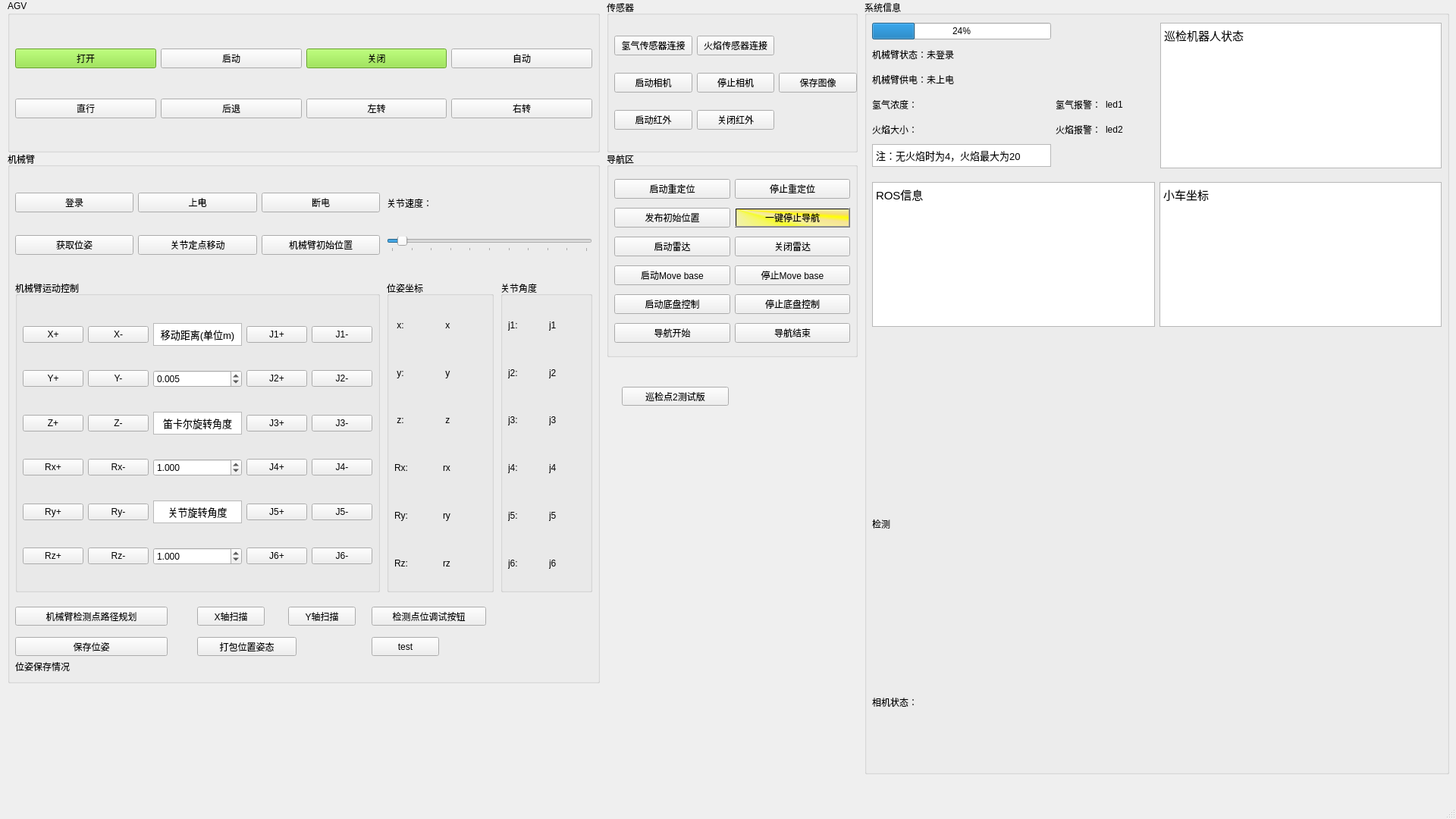
<?xml version="1.0" encoding="UTF-8"?>
<ui version="4.0">
 <class>MainWindow</class>
 <widget class="QMainWindow" name="MainWindow">
  <property name="geometry">
   <rect>
    <x>0</x>
    <y>0</y>
    <width>1920</width>
    <height>1080</height>
   </rect>
  </property>
  <property name="windowTitle">
   <string>MainWindow</string>
  </property>
  <widget class="QWidget" name="centralwidget">
   <widget class="QGroupBox" name="AGV">
    <property name="geometry">
     <rect>
      <x>10</x>
      <y>0</y>
      <width>781</width>
      <height>201</height>
     </rect>
    </property>
    <property name="title">
     <string>AGV</string>
    </property>
    <widget class="QWidget" name="gridLayoutWidget_3">
     <property name="geometry">
      <rect>
       <x>10</x>
       <y>30</y>
       <width>761</width>
       <height>161</height>
      </rect>
     </property>
     <layout class="QGridLayout" name="gridLayout_3">
      <item row="0" column="2">
       <widget class="QPushButton" name="closeButton">
        <property name="styleSheet">
         <string notr="true">background-color: rgb(138, 226, 52);</string>
        </property>
        <property name="text">
         <string>关闭</string>
        </property>
       </widget>
      </item>
      <item row="0" column="1">
       <widget class="QPushButton" name="initializeButton">
        <property name="text">
         <string>启动</string>
        </property>
       </widget>
      </item>
      <item row="1" column="0">
       <widget class="QPushButton" name="forwardButton">
        <property name="text">
         <string>直行</string>
        </property>
       </widget>
      </item>
      <item row="1" column="1">
       <widget class="QPushButton" name="backButton">
        <property name="text">
         <string>后退</string>
        </property>
       </widget>
      </item>
      <item row="0" column="0">
       <widget class="QPushButton" name="connectButton">
        <property name="styleSheet">
         <string notr="true">background-color: rgb(138, 226, 52);</string>
        </property>
        <property name="text">
         <string>打开</string>
        </property>
       </widget>
      </item>
      <item row="1" column="2">
       <widget class="QPushButton" name="leftButton">
        <property name="text">
         <string>左转</string>
        </property>
       </widget>
      </item>
      <item row="1" column="3">
       <widget class="QPushButton" name="rightButton">
        <property name="text">
         <string>右转</string>
        </property>
       </widget>
      </item>
      <item row="0" column="3">
       <widget class="QPushButton" name="auto_move">
        <property name="text">
         <string>自动</string>
        </property>
       </widget>
      </item>
     </layout>
    </widget>
   </widget>
   <widget class="QGroupBox" name="aubo_robot">
    <property name="geometry">
     <rect>
      <x>10</x>
      <y>200</y>
      <width>781</width>
      <height>701</height>
     </rect>
    </property>
    <property name="title">
     <string>机械臂</string>
    </property>
    <widget class="QGroupBox" name="joint">
     <property name="geometry">
      <rect>
       <x>650</x>
       <y>170</y>
       <width>121</width>
       <height>411</height>
      </rect>
     </property>
     <property name="title">
      <string>关节角度</string>
     </property>
     <widget class="QWidget" name="gridLayoutWidget_9">
      <property name="geometry">
       <rect>
        <x>10</x>
        <y>30</y>
        <width>101</width>
        <height>371</height>
       </rect>
      </property>
      <layout class="QGridLayout" name="gridLayout_9">
       <item row="1" column="1">
        <widget class="QLabel" name="j2">
         <property name="text">
          <string>j2</string>
         </property>
        </widget>
       </item>
       <item row="0" column="1">
        <widget class="QLabel" name="j1">
         <property name="text">
          <string>j1</string>
         </property>
        </widget>
       </item>
       <item row="5" column="1">
        <widget class="QLabel" name="j5">
         <property name="text">
          <string>j5</string>
         </property>
        </widget>
       </item>
       <item row="3" column="1">
        <widget class="QLabel" name="j4">
         <property name="text">
          <string>j4</string>
         </property>
        </widget>
       </item>
       <item row="1" column="0">
        <widget class="QLabel" name="j2_2">
         <property name="text">
          <string>j2:</string>
         </property>
        </widget>
       </item>
       <item row="2" column="1">
        <widget class="QLabel" name="j3">
         <property name="text">
          <string>j3</string>
         </property>
        </widget>
       </item>
       <item row="2" column="0">
        <widget class="QLabel" name="j3_2">
         <property name="text">
          <string>j3:</string>
         </property>
        </widget>
       </item>
       <item row="3" column="0">
        <widget class="QLabel" name="j4_2">
         <property name="text">
          <string>j4:</string>
         </property>
        </widget>
       </item>
       <item row="5" column="0">
        <widget class="QLabel" name="j5_2">
         <property name="text">
          <string>j5:</string>
         </property>
        </widget>
       </item>
       <item row="0" column="0">
        <widget class="QLabel" name="j1_2">
         <property name="text">
          <string>j1:</string>
         </property>
        </widget>
       </item>
       <item row="6" column="0">
        <widget class="QLabel" name="j6_2">
         <property name="text">
          <string>j6:</string>
         </property>
        </widget>
       </item>
       <item row="6" column="1">
        <widget class="QLabel" name="j6">
         <property name="text">
          <string>j6</string>
         </property>
        </widget>
       </item>
      </layout>
     </widget>
    </widget>
    <widget class="QGroupBox" name="groupBox">
     <property name="geometry">
      <rect>
       <x>10</x>
       <y>170</y>
       <width>481</width>
       <height>411</height>
      </rect>
     </property>
     <property name="title">
      <string>机械臂运动控制</string>
     </property>
     <widget class="QWidget" name="gridLayoutWidget_8">
      <property name="geometry">
       <rect>
        <x>10</x>
        <y>30</y>
        <width>461</width>
        <height>371</height>
       </rect>
      </property>
      <layout class="QGridLayout" name="gridLayout_8">
       <item row="1" column="4">
        <widget class="QPushButton" name="J2_2">
         <property name="text">
          <string>J2-</string>
         </property>
        </widget>
       </item>
       <item row="2" column="1">
        <widget class="QPushButton" name="Zminus">
         <property name="text">
          <string>Z-</string>
         </property>
        </widget>
       </item>
       <item row="0" column="3">
        <widget class="QPushButton" name="J1">
         <property name="text">
          <string>J1+</string>
         </property>
        </widget>
       </item>
       <item row="0" column="2">
        <widget class="QTextBrowser" name="textBrowser">
         <property name="maximumSize">
          <size>
           <width>16777215</width>
           <height>30</height>
          </size>
         </property>
         <property name="html">
          <string>&lt;!DOCTYPE HTML PUBLIC &quot;-//W3C//DTD HTML 4.0//EN&quot; &quot;http://www.w3.org/TR/REC-html40/strict.dtd&quot;&gt;
&lt;html&gt;&lt;head&gt;&lt;meta name=&quot;qrichtext&quot; content=&quot;1&quot; /&gt;&lt;style type=&quot;text/css&quot;&gt;
p, li { white-space: pre-wrap; }
&lt;/style&gt;&lt;/head&gt;&lt;body style=&quot; font-family:'Ubuntu'; font-size:11pt; font-weight:400; font-style:normal;&quot;&gt;
&lt;p align=&quot;center&quot; style=&quot; margin-top:0px; margin-bottom:0px; margin-left:0px; margin-right:0px; -qt-block-indent:0; text-indent:0px;&quot;&gt;&lt;span style=&quot; font-size:10pt;&quot;&gt;移动距离(单位m)&lt;/span&gt;&lt;/p&gt;&lt;/body&gt;&lt;/html&gt;</string>
         </property>
        </widget>
       </item>
       <item row="5" column="0">
        <widget class="QPushButton" name="Rzplus">
         <property name="text">
          <string>Rz+</string>
         </property>
        </widget>
       </item>
       <item row="5" column="1">
        <widget class="QPushButton" name="Rzminus">
         <property name="text">
          <string>Rz-</string>
         </property>
        </widget>
       </item>
       <item row="2" column="0">
        <widget class="QPushButton" name="Zplus">
         <property name="text">
          <string>Z+</string>
         </property>
        </widget>
       </item>
       <item row="2" column="2">
        <widget class="QTextBrowser" name="textBrowser_2">
         <property name="maximumSize">
          <size>
           <width>200000</width>
           <height>30</height>
          </size>
         </property>
         <property name="html">
          <string>&lt;!DOCTYPE HTML PUBLIC &quot;-//W3C//DTD HTML 4.0//EN&quot; &quot;http://www.w3.org/TR/REC-html40/strict.dtd&quot;&gt;
&lt;html&gt;&lt;head&gt;&lt;meta name=&quot;qrichtext&quot; content=&quot;1&quot; /&gt;&lt;style type=&quot;text/css&quot;&gt;
p, li { white-space: pre-wrap; }
&lt;/style&gt;&lt;/head&gt;&lt;body style=&quot; font-family:'Ubuntu'; font-size:11pt; font-weight:400; font-style:normal;&quot;&gt;
&lt;p align=&quot;center&quot; style=&quot; margin-top:0px; margin-bottom:0px; margin-left:0px; margin-right:0px; -qt-block-indent:0; text-indent:0px;&quot;&gt;&lt;span style=&quot; font-size:10pt;&quot;&gt;笛卡尔旋转角度&lt;/span&gt;&lt;/p&gt;&lt;/body&gt;&lt;/html&gt;</string>
         </property>
        </widget>
       </item>
       <item row="2" column="4">
        <widget class="QPushButton" name="J3_2">
         <property name="text">
          <string>J3-</string>
         </property>
        </widget>
       </item>
       <item row="4" column="1">
        <widget class="QPushButton" name="Ryminus">
         <property name="text">
          <string>Ry-</string>
         </property>
        </widget>
       </item>
       <item row="3" column="4">
        <widget class="QPushButton" name="J4_2">
         <property name="text">
          <string>J4-</string>
         </property>
        </widget>
       </item>
       <item row="4" column="4">
        <widget class="QPushButton" name="J5_2">
         <property name="text">
          <string>J5-</string>
         </property>
        </widget>
       </item>
       <item row="2" column="3">
        <widget class="QPushButton" name="J3">
         <property name="text">
          <string>J3+</string>
         </property>
        </widget>
       </item>
       <item row="3" column="3">
        <widget class="QPushButton" name="J4">
         <property name="text">
          <string>J4+</string>
         </property>
        </widget>
       </item>
       <item row="0" column="0">
        <widget class="QPushButton" name="Xplus">
         <property name="text">
          <string>X+</string>
         </property>
        </widget>
       </item>
       <item row="4" column="3">
        <widget class="QPushButton" name="J5">
         <property name="text">
          <string>J5+</string>
         </property>
        </widget>
       </item>
       <item row="5" column="4">
        <widget class="QPushButton" name="J6_2">
         <property name="text">
          <string>J6-</string>
         </property>
        </widget>
       </item>
       <item row="4" column="2">
        <widget class="QTextBrowser" name="textBrowser_3">
         <property name="maximumSize">
          <size>
           <width>16777215</width>
           <height>30</height>
          </size>
         </property>
         <property name="html">
          <string>&lt;!DOCTYPE HTML PUBLIC &quot;-//W3C//DTD HTML 4.0//EN&quot; &quot;http://www.w3.org/TR/REC-html40/strict.dtd&quot;&gt;
&lt;html&gt;&lt;head&gt;&lt;meta name=&quot;qrichtext&quot; content=&quot;1&quot; /&gt;&lt;style type=&quot;text/css&quot;&gt;
p, li { white-space: pre-wrap; }
&lt;/style&gt;&lt;/head&gt;&lt;body style=&quot; font-family:'Ubuntu'; font-size:11pt; font-weight:400; font-style:normal;&quot;&gt;
&lt;p align=&quot;center&quot; style=&quot; margin-top:0px; margin-bottom:0px; margin-left:0px; margin-right:0px; -qt-block-indent:0; text-indent:0px;&quot;&gt;&lt;span style=&quot; font-size:10pt;&quot;&gt;关节旋转角度&lt;/span&gt;&lt;/p&gt;&lt;/body&gt;&lt;/html&gt;</string>
         </property>
        </widget>
       </item>
       <item row="3" column="0">
        <widget class="QPushButton" name="Rxplus">
         <property name="text">
          <string>Rx+</string>
         </property>
        </widget>
       </item>
       <item row="3" column="2">
        <widget class="QDoubleSpinBox" name="offset1">
         <property name="decimals">
          <number>3</number>
         </property>
         <property name="minimum">
          <double>-90.000000000000000</double>
         </property>
         <property name="maximum">
          <double>90.000000000000000</double>
         </property>
         <property name="value">
          <double>1.000000000000000</double>
         </property>
        </widget>
       </item>
       <item row="5" column="2">
        <widget class="QDoubleSpinBox" name="offset_joint">
         <property name="decimals">
          <number>3</number>
         </property>
         <property name="minimum">
          <double>-90.000000000000000</double>
         </property>
         <property name="maximum">
          <double>90.000000000000000</double>
         </property>
         <property name="value">
          <double>1.000000000000000</double>
         </property>
        </widget>
       </item>
       <item row="4" column="0">
        <widget class="QPushButton" name="Ryplus">
         <property name="text">
          <string>Ry+</string>
         </property>
        </widget>
       </item>
       <item row="0" column="1">
        <widget class="QPushButton" name="Xminus">
         <property name="text">
          <string>X-</string>
         </property>
        </widget>
       </item>
       <item row="1" column="1">
        <widget class="QPushButton" name="Yminus">
         <property name="text">
          <string>Y-</string>
         </property>
        </widget>
       </item>
       <item row="0" column="4">
        <widget class="QPushButton" name="J1_2">
         <property name="text">
          <string>J1-</string>
         </property>
        </widget>
       </item>
       <item row="1" column="3">
        <widget class="QPushButton" name="J2">
         <property name="text">
          <string>J2+</string>
         </property>
        </widget>
       </item>
       <item row="3" column="1">
        <widget class="QPushButton" name="Rxminus">
         <property name="text">
          <string>Rx-</string>
         </property>
        </widget>
       </item>
       <item row="5" column="3">
        <widget class="QPushButton" name="J6">
         <property name="text">
          <string>J6+</string>
         </property>
        </widget>
       </item>
       <item row="1" column="0">
        <widget class="QPushButton" name="Yplus">
         <property name="text">
          <string>Y+</string>
         </property>
        </widget>
       </item>
       <item row="1" column="2">
        <widget class="QDoubleSpinBox" name="offset">
         <property name="minimumSize">
          <size>
           <width>0</width>
           <height>0</height>
          </size>
         </property>
         <property name="decimals">
          <number>3</number>
         </property>
         <property name="minimum">
          <double>-0.500000000000000</double>
         </property>
         <property name="maximum">
          <double>0.500000000000000</double>
         </property>
         <property name="singleStep">
          <double>0.010000000000000</double>
         </property>
         <property name="value">
          <double>0.005000000000000</double>
         </property>
        </widget>
       </item>
      </layout>
     </widget>
    </widget>
    <widget class="QWidget" name="gridLayoutWidget_4">
     <property name="geometry">
      <rect>
       <x>10</x>
       <y>30</y>
       <width>481</width>
       <height>131</height>
      </rect>
     </property>
     <layout class="QGridLayout" name="gridLayout_4">
      <item row="0" column="2">
       <widget class="QPushButton" name="powerout">
        <property name="text">
         <string>断电</string>
        </property>
       </widget>
      </item>
      <item row="1" column="1">
       <widget class="QPushButton" name="jointmove">
        <property name="text">
         <string>关节定点移动</string>
        </property>
       </widget>
      </item>
      <item row="1" column="0">
       <widget class="QPushButton" name="getpos">
        <property name="text">
         <string>获取位姿</string>
        </property>
       </widget>
      </item>
      <item row="1" column="2">
       <widget class="QPushButton" name="Initial_pos">
        <property name="text">
         <string>机械臂初始位置</string>
        </property>
       </widget>
      </item>
      <item row="0" column="0">
       <widget class="QPushButton" name="login">
        <property name="text">
         <string>登录</string>
        </property>
       </widget>
      </item>
      <item row="0" column="1">
       <widget class="QPushButton" name="poweron">
        <property name="text">
         <string>上电</string>
        </property>
       </widget>
      </item>
     </layout>
    </widget>
    <widget class="QGroupBox" name="groupBox_4">
     <property name="geometry">
      <rect>
       <x>500</x>
       <y>170</y>
       <width>141</width>
       <height>411</height>
      </rect>
     </property>
     <property name="title">
      <string>位姿坐标</string>
     </property>
     <widget class="QWidget" name="gridLayoutWidget">
      <property name="geometry">
       <rect>
        <x>10</x>
        <y>30</y>
        <width>121</width>
        <height>371</height>
       </rect>
      </property>
      <layout class="QGridLayout" name="gridLayout">
       <item row="4" column="0">
        <widget class="QLabel" name="posrx_2">
         <property name="text">
          <string>Rx:</string>
         </property>
        </widget>
       </item>
       <item row="2" column="1">
        <widget class="QLabel" name="posy">
         <property name="text">
          <string> y</string>
         </property>
        </widget>
       </item>
       <item row="6" column="0">
        <widget class="QLabel" name="posrz_2">
         <property name="text">
          <string>Rz:</string>
         </property>
        </widget>
       </item>
       <item row="1" column="1">
        <widget class="QLabel" name="posx">
         <property name="text">
          <string> x</string>
         </property>
        </widget>
       </item>
       <item row="3" column="1">
        <widget class="QLabel" name="posz">
         <property name="text">
          <string> z</string>
         </property>
        </widget>
       </item>
       <item row="3" column="0">
        <widget class="QLabel" name="posz_2">
         <property name="text">
          <string> z:</string>
         </property>
        </widget>
       </item>
       <item row="6" column="1">
        <widget class="QLabel" name="posrz">
         <property name="text">
          <string>rz</string>
         </property>
        </widget>
       </item>
       <item row="2" column="0">
        <widget class="QLabel" name="posy_2">
         <property name="text">
          <string> y:</string>
         </property>
        </widget>
       </item>
       <item row="5" column="0">
        <widget class="QLabel" name="posry_2">
         <property name="text">
          <string>Ry:</string>
         </property>
        </widget>
       </item>
       <item row="1" column="0">
        <widget class="QLabel" name="posx_2">
         <property name="text">
          <string> x:</string>
         </property>
        </widget>
       </item>
       <item row="5" column="1">
        <widget class="QLabel" name="posry">
         <property name="text">
          <string>ry</string>
         </property>
        </widget>
       </item>
       <item row="4" column="1">
        <widget class="QLabel" name="posrx">
         <property name="text">
          <string>rx</string>
         </property>
        </widget>
       </item>
      </layout>
     </widget>
    </widget>
    <widget class="QWidget" name="gridLayoutWidget_5">
     <property name="geometry">
      <rect>
       <x>500</x>
       <y>30</y>
       <width>271</width>
       <height>131</height>
      </rect>
     </property>
     <layout class="QGridLayout" name="gridLayout_5">
      <item row="0" column="0">
       <widget class="QLabel" name="jointSpeedLabel">
        <property name="maximumSize">
         <size>
          <width>16777215</width>
          <height>20</height>
         </size>
        </property>
        <property name="text">
         <string>关节速度：</string>
        </property>
       </widget>
      </item>
      <item row="1" column="0">
       <widget class="QSlider" name="aubo_speed_joint">
        <property name="maximum">
         <number>100</number>
        </property>
        <property name="value">
         <number>5</number>
        </property>
        <property name="orientation">
         <enum>Qt::Horizontal</enum>
        </property>
        <property name="tickPosition">
         <enum>QSlider::TicksBelow</enum>
        </property>
        <property name="tickInterval">
         <number>10</number>
        </property>
       </widget>
      </item>
     </layout>
    </widget>
    <widget class="QPushButton" name="pathplan">
     <property name="geometry">
      <rect>
       <x>10</x>
       <y>600</y>
       <width>201</width>
       <height>25</height>
      </rect>
     </property>
     <property name="text">
      <string>机械臂检测点路径规划</string>
     </property>
    </widget>
    <widget class="QPushButton" name="X_scan_btn">
     <property name="geometry">
      <rect>
       <x>250</x>
       <y>600</y>
       <width>89</width>
       <height>25</height>
      </rect>
     </property>
     <property name="text">
      <string>X轴扫描</string>
     </property>
    </widget>
    <widget class="QPushButton" name="Y_scan_btn">
     <property name="geometry">
      <rect>
       <x>370</x>
       <y>600</y>
       <width>89</width>
       <height>25</height>
      </rect>
     </property>
     <property name="text">
      <string>Y轴扫描</string>
     </property>
    </widget>
    <widget class="QPushButton" name="point1">
     <property name="geometry">
      <rect>
       <x>480</x>
       <y>600</y>
       <width>151</width>
       <height>25</height>
      </rect>
     </property>
     <property name="text">
      <string>检测点位调试按钮</string>
     </property>
    </widget>
    <widget class="QPushButton" name="savepos">
     <property name="geometry">
      <rect>
       <x>10</x>
       <y>640</y>
       <width>201</width>
       <height>25</height>
      </rect>
     </property>
     <property name="text">
      <string>保存位姿</string>
     </property>
    </widget>
    <widget class="QLabel" name="saveposstatus">
     <property name="geometry">
      <rect>
       <x>10</x>
       <y>670</y>
       <width>741</width>
       <height>17</height>
      </rect>
     </property>
     <property name="text">
      <string>位姿保存情况</string>
     </property>
     <property name="alignment">
      <set>Qt::AlignLeading|Qt::AlignLeft|Qt::AlignVCenter</set>
     </property>
    </widget>
    <widget class="QPushButton" name="pushButton">
     <property name="geometry">
      <rect>
       <x>480</x>
       <y>640</y>
       <width>89</width>
       <height>25</height>
      </rect>
     </property>
     <property name="text">
      <string>test</string>
     </property>
    </widget>
    <widget class="QPushButton" name="pos_test">
     <property name="geometry">
      <rect>
       <x>250</x>
       <y>640</y>
       <width>131</width>
       <height>25</height>
      </rect>
     </property>
     <property name="text">
      <string>打包位置姿态</string>
     </property>
    </widget>
    <zorder>groupBox</zorder>
    <zorder>joint</zorder>
    <zorder>gridLayoutWidget_4</zorder>
    <zorder>groupBox_4</zorder>
    <zorder>gridLayoutWidget_5</zorder>
    <zorder>pathplan</zorder>
    <zorder>X_scan_btn</zorder>
    <zorder>Y_scan_btn</zorder>
    <zorder>savepos</zorder>
    <zorder>saveposstatus</zorder>
    <zorder>pushButton</zorder>
    <zorder>pos_test</zorder>
    <zorder>point1</zorder>
   </widget>
   <widget class="QGroupBox" name="groupBox_3">
    <property name="geometry">
     <rect>
      <x>1140</x>
      <y>0</y>
      <width>771</width>
      <height>1021</height>
     </rect>
    </property>
    <property name="title">
     <string>系统信息</string>
    </property>
    <widget class="QWidget" name="gridLayoutWidget_10">
     <property name="geometry">
      <rect>
       <x>10</x>
       <y>30</y>
       <width>331</width>
       <height>190</height>
      </rect>
     </property>
     <layout class="QGridLayout" name="gridLayout_10">
      <item row="2" column="0">
       <widget class="QLabel" name="armstatus">
        <property name="text">
         <string>机械臂状态：未登录</string>
        </property>
       </widget>
      </item>
      <item row="0" column="0">
       <widget class="QProgressBar" name="agv_battery">
        <property name="value">
         <number>24</number>
        </property>
       </widget>
      </item>
      <item row="4" column="1">
       <widget class="QLabel" name="label_H2">
        <property name="styleSheet">
         <string notr="true"/>
        </property>
        <property name="text">
         <string>氢气报警：</string>
        </property>
       </widget>
      </item>
      <item row="5" column="0">
       <widget class="QLabel" name="Flame">
        <property name="text">
         <string>火焰大小：</string>
        </property>
       </widget>
      </item>
      <item row="5" column="1">
       <widget class="QLabel" name="label_flame">
        <property name="styleSheet">
         <string notr="true"/>
        </property>
        <property name="text">
         <string>火焰报警：</string>
        </property>
       </widget>
      </item>
      <item row="4" column="0">
       <widget class="QLabel" name="H2">
        <property name="text">
         <string>氢气浓度：</string>
        </property>
       </widget>
      </item>
      <item row="3" column="0">
       <widget class="QLabel" name="powerstatus">
        <property name="text">
         <string>机械臂供电：未上电</string>
        </property>
       </widget>
      </item>
      <item row="6" column="0">
       <widget class="QTextBrowser" name="textbrowser">
        <property name="maximumSize">
         <size>
          <width>16777215</width>
          <height>30</height>
         </size>
        </property>
        <property name="html">
         <string>&lt;!DOCTYPE HTML PUBLIC &quot;-//W3C//DTD HTML 4.0//EN&quot; &quot;http://www.w3.org/TR/REC-html40/strict.dtd&quot;&gt;
&lt;html&gt;&lt;head&gt;&lt;meta name=&quot;qrichtext&quot; content=&quot;1&quot; /&gt;&lt;style type=&quot;text/css&quot;&gt;
p, li { white-space: pre-wrap; }
&lt;/style&gt;&lt;/head&gt;&lt;body style=&quot; font-family:'Ubuntu'; font-size:11pt; font-weight:400; font-style:normal;&quot;&gt;
&lt;p style=&quot; margin-top:0px; margin-bottom:0px; margin-left:0px; margin-right:0px; -qt-block-indent:0; text-indent:0px;&quot;&gt;&lt;span style=&quot; font-size:10pt;&quot;&gt;注：无火焰时为4，火焰最大为20&lt;/span&gt;&lt;/p&gt;&lt;/body&gt;&lt;/html&gt;</string>
        </property>
       </widget>
      </item>
      <item row="4" column="2">
       <widget class="QLabel" name="led1">
        <property name="text">
         <string>led1</string>
        </property>
       </widget>
      </item>
      <item row="5" column="2">
       <widget class="QLabel" name="led2">
        <property name="text">
         <string>led2</string>
        </property>
       </widget>
      </item>
     </layout>
    </widget>
    <widget class="QWidget" name="gridLayoutWidget_7">
     <property name="geometry">
      <rect>
       <x>10</x>
       <y>240</y>
       <width>751</width>
       <height>191</height>
      </rect>
     </property>
     <layout class="QGridLayout" name="gridLayout_7">
      <item row="1" column="0">
       <widget class="QTextBrowser" name="rosmessage">
        <property name="html">
         <string>&lt;!DOCTYPE HTML PUBLIC &quot;-//W3C//DTD HTML 4.0//EN&quot; &quot;http://www.w3.org/TR/REC-html40/strict.dtd&quot;&gt;
&lt;html&gt;&lt;head&gt;&lt;meta name=&quot;qrichtext&quot; content=&quot;1&quot; /&gt;&lt;style type=&quot;text/css&quot;&gt;
p, li { white-space: pre-wrap; }
&lt;/style&gt;&lt;/head&gt;&lt;body style=&quot; font-family:'Ubuntu'; font-size:11pt; font-weight:400; font-style:normal;&quot;&gt;
&lt;p style=&quot; margin-top:0px; margin-bottom:0px; margin-left:0px; margin-right:0px; -qt-block-indent:0; text-indent:0px;&quot;&gt;ROS信息&lt;/p&gt;
&lt;p style=&quot;-qt-paragraph-type:empty; margin-top:0px; margin-bottom:0px; margin-left:0px; margin-right:0px; -qt-block-indent:0; text-indent:0px;&quot;&gt;&lt;br /&gt;&lt;/p&gt;&lt;/body&gt;&lt;/html&gt;</string>
        </property>
       </widget>
      </item>
      <item row="1" column="1">
       <widget class="QTextBrowser" name="agv_pos">
        <property name="html">
         <string>&lt;!DOCTYPE HTML PUBLIC &quot;-//W3C//DTD HTML 4.0//EN&quot; &quot;http://www.w3.org/TR/REC-html40/strict.dtd&quot;&gt;
&lt;html&gt;&lt;head&gt;&lt;meta name=&quot;qrichtext&quot; content=&quot;1&quot; /&gt;&lt;style type=&quot;text/css&quot;&gt;
p, li { white-space: pre-wrap; }
&lt;/style&gt;&lt;/head&gt;&lt;body style=&quot; font-family:'Ubuntu'; font-size:11pt; font-weight:400; font-style:normal;&quot;&gt;
&lt;p style=&quot; margin-top:0px; margin-bottom:0px; margin-left:0px; margin-right:0px; -qt-block-indent:0; text-indent:0px;&quot;&gt;小车坐标&lt;/p&gt;
&lt;p style=&quot;-qt-paragraph-type:empty; margin-top:0px; margin-bottom:0px; margin-left:0px; margin-right:0px; -qt-block-indent:0; text-indent:0px;&quot;&gt;&lt;br /&gt;&lt;/p&gt;&lt;/body&gt;&lt;/html&gt;</string>
        </property>
       </widget>
      </item>
     </layout>
    </widget>
    <widget class="QLabel" name="detectionLabel">
     <property name="geometry">
      <rect>
       <x>10</x>
       <y>590</y>
       <width>491</width>
       <height>201</height>
      </rect>
     </property>
     <property name="text">
      <string>检测</string>
     </property>
    </widget>
    <widget class="QLabel" name="statusLabel">
     <property name="geometry">
      <rect>
       <x>10</x>
       <y>840</y>
       <width>401</width>
       <height>171</height>
      </rect>
     </property>
     <property name="text">
      <string>相机状态：</string>
     </property>
    </widget>
    <widget class="QTextBrowser" name="robotstatus">
     <property name="geometry">
      <rect>
       <x>390</x>
       <y>30</y>
       <width>371</width>
       <height>192</height>
      </rect>
     </property>
     <property name="html">
      <string>&lt;!DOCTYPE HTML PUBLIC &quot;-//W3C//DTD HTML 4.0//EN&quot; &quot;http://www.w3.org/TR/REC-html40/strict.dtd&quot;&gt;
&lt;html&gt;&lt;head&gt;&lt;meta name=&quot;qrichtext&quot; content=&quot;1&quot; /&gt;&lt;style type=&quot;text/css&quot;&gt;
p, li { white-space: pre-wrap; }
&lt;/style&gt;&lt;/head&gt;&lt;body style=&quot; font-family:'Ubuntu'; font-size:11pt; font-weight:400; font-style:normal;&quot;&gt;
&lt;p style=&quot; margin-top:0px; margin-bottom:0px; margin-left:0px; margin-right:0px; -qt-block-indent:0; text-indent:0px;&quot;&gt;巡检机器人状态&lt;/p&gt;&lt;/body&gt;&lt;/html&gt;</string>
     </property>
    </widget>
   </widget>
   <widget class="QGroupBox" name="groupBox_2">
    <property name="geometry">
     <rect>
      <x>800</x>
      <y>0</y>
      <width>331</width>
      <height>201</height>
     </rect>
    </property>
    <property name="title">
     <string>传感器</string>
    </property>
    <widget class="QWidget" name="gridLayoutWidget_2">
     <property name="geometry">
      <rect>
       <x>10</x>
       <y>30</y>
       <width>320</width>
       <height>161</height>
      </rect>
     </property>
     <layout class="QGridLayout" name="gridLayout_2">
      <item row="0" column="0">
       <widget class="QPushButton" name="H2display">
        <property name="text">
         <string>氢气传感器连接</string>
        </property>
       </widget>
      </item>
      <item row="1" column="0">
       <widget class="QPushButton" name="start_camera_btn">
        <property name="text">
         <string>启动相机</string>
        </property>
       </widget>
      </item>
      <item row="2" column="0">
       <widget class="QPushButton" name="pushButton_3">
        <property name="text">
         <string>启动红外</string>
        </property>
       </widget>
      </item>
      <item row="1" column="1">
       <widget class="QPushButton" name="stop_camera_btn">
        <property name="text">
         <string>停止相机</string>
        </property>
       </widget>
      </item>
      <item row="2" column="1">
       <widget class="QPushButton" name="pushButton_4">
        <property name="text">
         <string>关闭红外</string>
        </property>
       </widget>
      </item>
      <item row="0" column="1">
       <widget class="QPushButton" name="Flamedisplay">
        <property name="text">
         <string>火焰传感器连接</string>
        </property>
       </widget>
      </item>
      <item row="1" column="2">
       <widget class="QPushButton" name="save_image_btn">
        <property name="text">
         <string>保存图像</string>
        </property>
       </widget>
      </item>
     </layout>
    </widget>
   </widget>
   <widget class="QGroupBox" name="groupBox_5">
    <property name="geometry">
     <rect>
      <x>800</x>
      <y>200</y>
      <width>331</width>
      <height>271</height>
     </rect>
    </property>
    <property name="title">
     <string>导航区</string>
    </property>
    <widget class="QWidget" name="gridLayoutWidget_6">
     <property name="geometry">
      <rect>
       <x>10</x>
       <y>30</y>
       <width>311</width>
       <height>231</height>
      </rect>
     </property>
     <layout class="QGridLayout" name="gridLayout_6">
      <item row="2" column="1">
       <widget class="QPushButton" name="stoptRadarButton">
        <property name="text">
         <string>关闭雷达</string>
        </property>
       </widget>
      </item>
      <item row="1" column="0">
       <widget class="QPushButton" name="pub_initpos">
        <property name="text">
         <string>发布初始位置</string>
        </property>
       </widget>
      </item>
      <item row="0" column="1">
       <widget class="QPushButton" name="stoplocalization">
        <property name="text">
         <string>停止重定位</string>
        </property>
       </widget>
      </item>
      <item row="2" column="0">
       <widget class="QPushButton" name="startRadarButton">
        <property name="text">
         <string>启动雷达</string>
        </property>
       </widget>
      </item>
      <item row="0" column="0">
       <widget class="QPushButton" name="startlocalization">
        <property name="text">
         <string>启动重定位</string>
        </property>
       </widget>
      </item>
      <item row="4" column="0">
       <widget class="QPushButton" name="startmovebase">
        <property name="text">
         <string>启动Move base</string>
        </property>
       </widget>
      </item>
      <item row="4" column="1">
       <widget class="QPushButton" name="stopmovebase">
        <property name="text">
         <string>停止Move base</string>
        </property>
       </widget>
      </item>
      <item row="6" column="0">
       <widget class="QPushButton" name="startnavigation">
        <property name="text">
         <string>导航开始</string>
        </property>
       </widget>
      </item>
      <item row="5" column="0">
       <widget class="QPushButton" name="startagv">
        <property name="text">
         <string>启动底盘控制</string>
        </property>
       </widget>
      </item>
      <item row="5" column="1">
       <widget class="QPushButton" name="stopagv">
        <property name="text">
         <string>停止底盘控制</string>
        </property>
       </widget>
      </item>
      <item row="6" column="1">
       <widget class="QPushButton" name="stopnavigation">
        <property name="text">
         <string>导航结束</string>
        </property>
       </widget>
      </item>
      <item row="1" column="1">
       <widget class="QPushButton" name="stopall">
        <property name="styleSheet">
         <string notr="true">background-color: qconicalgradient(cx:0, cy:0, angle:135, stop:0 rgba(255, 255, 0, 69), stop:0.375 rgba(255, 255, 0, 69), stop:0.423533 rgba(251, 255, 0, 145), stop:0.45 rgba(247, 255, 0, 208), stop:0.477581 rgba(255, 244, 71, 130), stop:0.518717 rgba(255, 218, 71, 130), stop:0.55 rgba(255, 255, 0, 255), stop:0.57754 rgba(255, 203, 0, 130), stop:0.625 rgba(255, 255, 0, 69), stop:1 rgba(255, 255, 0, 69));</string>
        </property>
        <property name="text">
         <string>一键停止导航</string>
        </property>
       </widget>
      </item>
     </layout>
    </widget>
   </widget>
   <widget class="QPushButton" name="test_point2">
    <property name="geometry">
     <rect>
      <x>820</x>
      <y>510</y>
      <width>141</width>
      <height>25</height>
     </rect>
    </property>
    <property name="text">
     <string>巡检点2测试版</string>
    </property>
   </widget>
  </widget>
  <widget class="QMenuBar" name="menubar">
   <property name="geometry">
    <rect>
     <x>0</x>
     <y>0</y>
     <width>1920</width>
     <height>28</height>
    </rect>
   </property>
  </widget>
  <widget class="QStatusBar" name="statusbar"/>
 </widget>
 <resources/>
 <connections/>
</ui>
